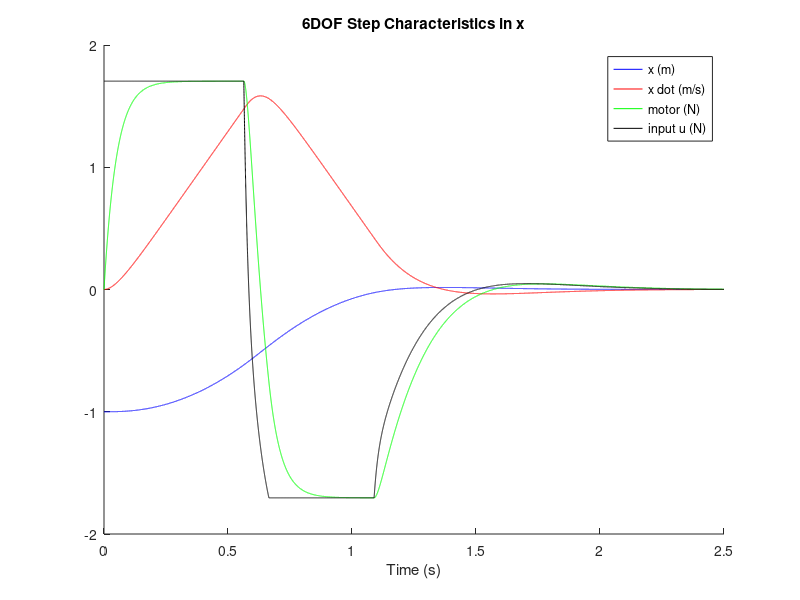

This chart was generated by the following MATLAB code:
clear all;
close all;
clc;

h = 0.0001;          % time step
t = 0:h:2.5;          % time range
N = length(t);      % number of steps
Iy = 0.007875;
m = 1.01;
x_inner = zeros(3,N);       % theta theta_dot motor_response
x_inner(:,1) = [-1;0;0];
x_outer = zeros(2,N);       % x x_dot
x_outer(:,1) = [-1;0];

u_inner = zeros(1,N);
u_outer = zeros(1,N);
max_F = [1.704 19.472 1.014]; % x z theta

A_inner = [0 1 0;0 0 max_F(1)/m;0 0 -20]; 
B_inner = [0 0 20]';
C_inner = [1 0 0;0 1 0];
D_inner = [0 0]';

sys1 = ss(A_inner,B_inner,C_inner,D_inner,0);
[K_inner] = lqr(sys1,diag([300 10 1]),.1)

for n=1:N-1

    u_inner(n) = -K_inner*(x_inner(:,n));

        if u_inner(n) >= max_F(1)
            u_inner(n) = max_F(1);
        end
        if u_inner(n) <= -max_F(1);
            u_inner(n) = -max_F(1);
        end

    x_inner(:,n+1) = x_inner(:,n)+(A_inner*x_inner(:,n) + B_inner*u_inner(n))*h;
   
end
figure(1);
hold on;

plot(t(1:N-1),x_inner(1,1:N-1),'b');
plot(t(1:N-1),x_inner(2,1:N-1),'r');
plot(t(1:N-1),x_inner(3,1:N-1),'g');
plot(t(1:N-1),u_inner(1:N-1),'k');
legend('x (m)','x dot (m/s)','motor (N)','input u (N)');
title('6DOF Step Characteristics in x');
xlabel('Time (s)');

hold off;


